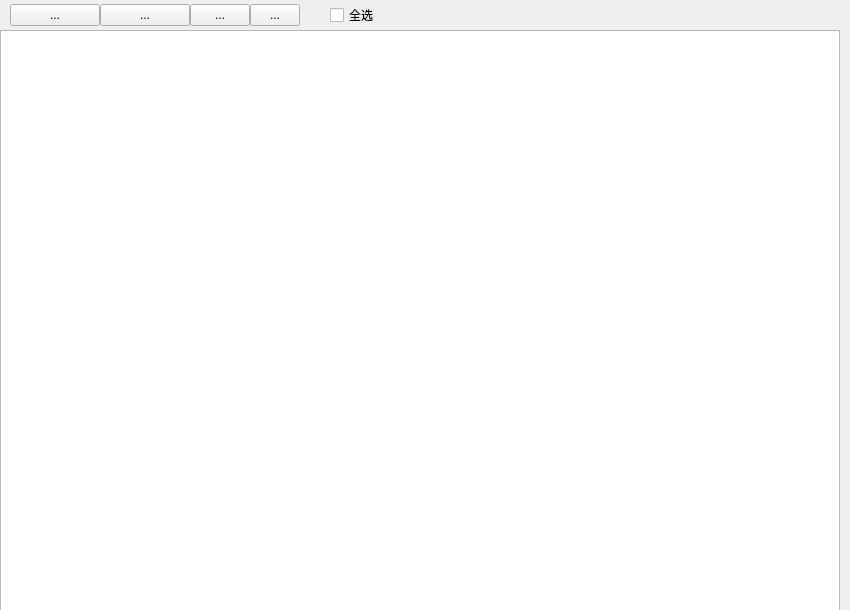
<?xml version="1.0" encoding="UTF-8"?>
<ui version="4.0">
 <class>SMMyVideo</class>
 <widget class="QWidget" name="SMMyVideo">
  <property name="geometry">
   <rect>
    <x>0</x>
    <y>0</y>
    <width>850</width>
    <height>610</height>
   </rect>
  </property>
  <property name="windowTitle">
   <string>Form</string>
  </property>
  <widget class="QWidget" name="tools" native="true">
   <property name="geometry">
    <rect>
     <x>0</x>
     <y>0</y>
     <width>840</width>
     <height>30</height>
    </rect>
   </property>
   <widget class="QToolButton" name="tbShangchuan">
    <property name="geometry">
     <rect>
      <x>10</x>
      <y>4</y>
      <width>90</width>
      <height>22</height>
     </rect>
    </property>
    <property name="text">
     <string>...</string>
    </property>
   </widget>
   <widget class="QToolButton" name="tbFasong">
    <property name="geometry">
     <rect>
      <x>100</x>
      <y>4</y>
      <width>90</width>
      <height>22</height>
     </rect>
    </property>
    <property name="text">
     <string>...</string>
    </property>
   </widget>
   <widget class="QToolButton" name="tbShanchu">
    <property name="geometry">
     <rect>
      <x>190</x>
      <y>4</y>
      <width>60</width>
      <height>22</height>
     </rect>
    </property>
    <property name="text">
     <string>...</string>
    </property>
   </widget>
   <widget class="QCheckBox" name="cbAllSelect">
    <property name="geometry">
     <rect>
      <x>330</x>
      <y>5</y>
      <width>51</width>
      <height>20</height>
     </rect>
    </property>
    <property name="text">
     <string>全选</string>
    </property>
   </widget>
   <widget class="QToolButton" name="tbShuaxin">
    <property name="geometry">
     <rect>
      <x>250</x>
      <y>4</y>
      <width>50</width>
      <height>22</height>
     </rect>
    </property>
    <property name="text">
     <string>...</string>
    </property>
   </widget>
  </widget>
  <widget class="QTableWidget" name="tableWidget">
   <property name="geometry">
    <rect>
     <x>0</x>
     <y>30</y>
     <width>840</width>
     <height>581</height>
    </rect>
   </property>
  </widget>
 </widget>
 <resources/>
 <connections/>
</ui>
